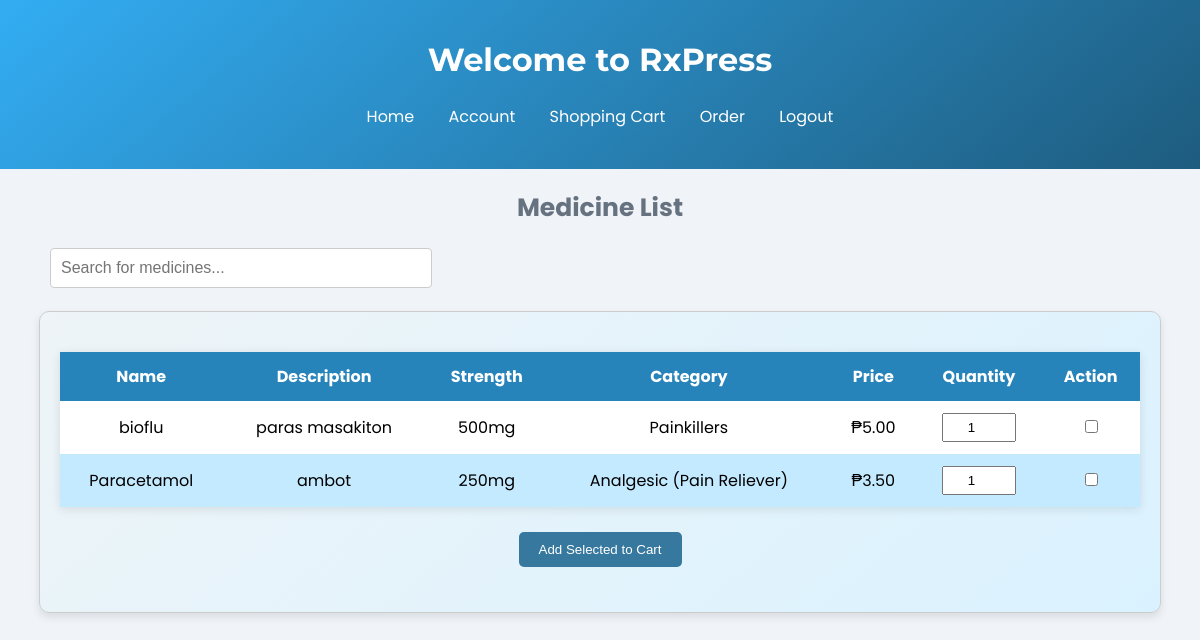
/homepage/homepage/, run on an earlier commit of the app's database.
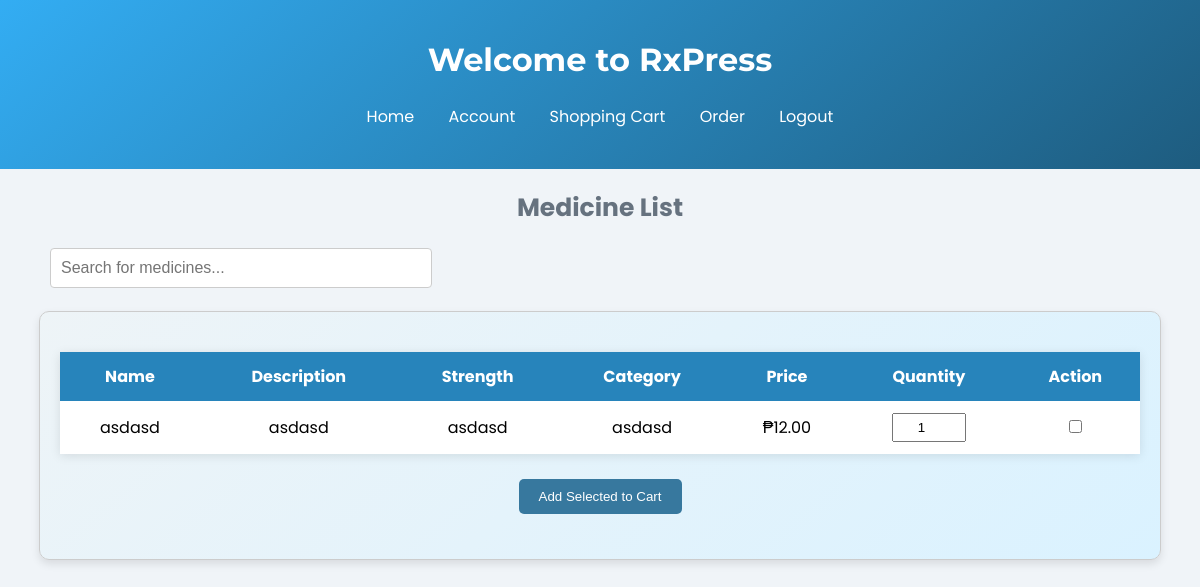
And on a later commit of the database.
### admin_dashboard/models.py (models this page shows, shortened)
class Medicine(models.Model):
    name = models.CharField(max_length=100)
    description = models.TextField()
    strength = models.CharField(max_length=50)
    category = models.CharField(max_length=100)
    price = models.DecimalField(max_digits=10, decimal_places=2)
    quantity = models.PositiveIntegerField()  # Prevents negative quantities

### homepage/views.py (the view)
# urls.py: path('homepage/', include('homepage.urls')),
def homepage(request):
    medicines = Medicine.objects.all()  # Fetch all medicines from the database
    search_form = MedicineSearchForm(request.GET or None)  # Search form
    if search_form.is_valid():
        query = search_form.cleaned_data['search_query']
        if query:
            medicines = medicines.filter(name__icontains=query)  # Filter based on search query
    add_to_cart_form = AddToCartForm()
    return render(request, 'homepage.html', {
        'medicines': medicines,
        'search_form': search_form,
        'add_to_cart_form': add_to_cart_form,
    })

### homepage/forms.py
class MedicineSearchForm(forms.Form):
    search_query = forms.CharField(
        required=False,
        max_length=100,
        widget=forms.TextInput(attrs={
            'class': 'search-bar',
            'placeholder': 'Search for medicines...',
            'onkeyup': 'filterMedicines()'
        })
    )

class AddToCartForm(forms.Form):
    medicine_id = forms.IntegerField(widget=forms.HiddenInput())
    quantity = forms.IntegerField(
        min_value=1,
        initial=1,
        widget=forms.NumberInput(attrs={'class': 'quantity-input', 'style': 'width: 60px;'})
    )

### homepage/templates/homepage.html (shortened to what this page needs)
{% load static %}
<!DOCTYPE html>
<html lang="en">
<head>
    <link rel="stylesheet" href="{% static 'homepage.css' %}">
    <link rel="stylesheet" href="https://unicons.iconscout.com/release/v4.0.0/css/line.css">
</head>
<body>
<header>
    <h1 class="company-name">Welcome to RxPress</h1>
    <br>
    <div class="nav-container">
        <nav>
            <a href="{% url 'homepage:homepage' %}">Home</a>
            <a href="{% url 'profile_management:account' %}">Account</a>
            <a href="{% url 'shopping_cart:cart_view' %}">Shopping Cart</a>
            <a href="{% url 'orders:order_view' %}">Order</a>
            <a href="{% url 'logout' %}">Logout</a>
        </nav>
    </div>
</header>
<section>
    <h2 class="subtext">Medicine List</h2>
    <div>
        <input id="search-bar" type="text" placeholder="Search for medicines..." onkeyup="filterMedicines()">
    </div>
    <div class="container">
        <form method="post" action="{% url 'shopping_cart:add_to_cart' %}">
            <table id="medicine-table">
                <thead>
                    <tr>
                        <th>Name</th>
                        <th>Description</th>
                        <th>Strength</th>
                        <th>Category</th>
                        <th>Price</th>
                        <th>Quantity</th>
                        <th>Action</th>
                    </tr>
                </thead>
                <tbody>
                    {% for medicine in medicines %}
                        <tr>
                            <td>{{ medicine.name }}</td>
                            <td>{{ medicine.description }}</td>
                            <td>{{ medicine.strength }}</td>
                            <td>{{ medicine.category }}</td>
                            <td>₱{{ medicine.price }}</td>
                            <td><input type="number" name="quantity_{{ medicine.id }}" value="1" min="1" required></td>
                            <td><input type="checkbox" name="selected_items" value="{{ medicine.id }}"></td>
                        </tr>
                    {% endfor %}
                </tbody>
            </table>
            <br>
            <div style="text-align: center;">
                <button type="submit">Add Selected to Cart</button>
            </div>
        </form>
        <br>
    </div>
</section>
</body>
</html>

### homepage/static/homepage.css (style rules this page uses)
header { background: linear-gradient(500deg, #33ADF3, #1E5C7F); color: white; padding: 40px; text-align: center; }
header h1 { font-family: 'Montserrat', sans-serif; margin: 0; }
.nav-container nav a { color: white; margin: 0 15px; text-decoration: none; }
h2.subtext, h2 { text-align: center; margin-top: 20px; font-size: 25px; color: #66727f; }
.container { max-width: 90%; margin: 20px auto; padding: 20px; border: 1px solid #ccc; border-radius: 10px; background: linear-gradient(500deg, #EEF4F7, #DAF2FF); box-shadow: 0 4px 8px rgba(0, 0, 0, 0.1); }
table { width: 100%; margin-top: 20px; border-collapse: collapse; background-color: white; box-shadow: 0 2px 10px rgba(0, 0, 0, 0.1); }
th, td { padding: 12px; text-align: center; }
th { background-color: #2784bb; color: white; font-weight: bold; }
input[type="number"] { width: 50px; padding: 5px; text-align: center; }
button { background-color: #37789e; color: white; border: none; padding: 10px 20px; cursor: pointer; border-radius: 5px; }
#search-bar { margin-bottom: 3px; margin-left: 50px; width: 30%; padding: 10px; font-size: 16px; border: 1px solid #ccc; border-radius: 4px; }

### homepage/templates/homepage.html (style rules this page uses)
input[type="number"] { width: 60px; }

What changed in the data, as far as the page shows it:
removed Medicine: name "Paracetamol", description "ambot", strength "250mg", category "Analgesic (Pain Reliever)", price "3.50"
changed Medicine id 1: name "bioflu" → "asdasd"; description "paras masakiton" → "asdasd"; strength "500mg" → "asdasd"; category "Painkillers" → "asdasd"; price "5.00" → "12.00"
